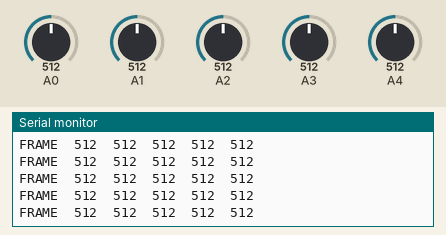
The program below on a simulated Arduino Uno, built with avr-gcc and run on an emulated ATmega328P. Parts: the last lines printed to the serial monitor. The test bench sets the inputs (shaded band); at power-on: A0 = 512, A2 = 512, A1 = 512, A3 = 512, A4 = 512.

Above: at 1.2 s.
1.3 s: A0 set to 107
At 2.1 s:
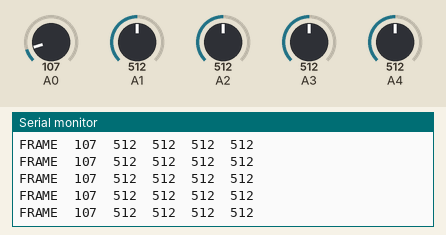
2.8 s: A0 set to 92
At 3.8 s:
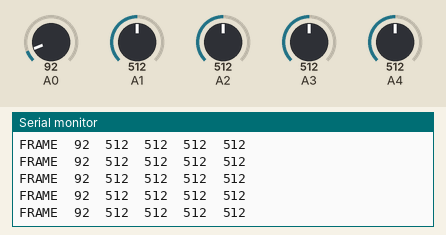
8.8 s: A2 set to 108
At 9.6 s:
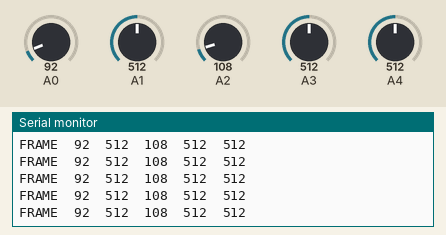
11.8 s: A2 set to 89
At 12.4 s:
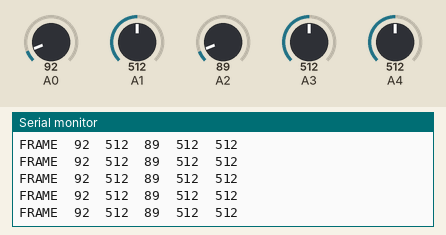
Timing chart, 0 to 14.8 s (numbered marks = the images above; inputs shaded):
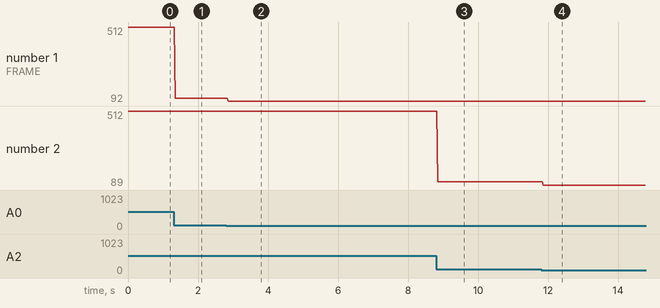

Measured:
- after the input at 1.3 s, the serial monitor: prints a new line after 0.05 s (image 1)
- after the input at 2.8 s, the serial monitor: prints a new line after 0.07 s (image 2)
- after the input at 8.8 s, the serial monitor: prints a new line after 0.05 s (image 3)
- after the input at 11.8 s, the serial monitor: prints a new line after 0.06 s (image 4)
- plotted number 1: 512 → 107 after the input at 1.3 s, 107 → 92 after the input at 2.8 s
- plotted number 2: 512 → 108 after the input at 8.8 s, 108 → 89 after the input at 11.8 s

The program:

main.cpp
```cpp
// ? Editor always prompts "Arduino.h" does not exist
#include <Arduino.h>

void setup()
{
    Serial.begin(9600);
}

void loop()
{
    // Obtain 5 voltages from analogue ports
    int voltages[5];
    voltages[0] = analogRead(A0);
    voltages[1] = analogRead(A1);
    voltages[2] = analogRead(A2);
    voltages[3] = analogRead(A3);
    voltages[4] = analogRead(A4);

    // Send 5 voltages to serial port
    char dataframe[100];
    sprintf(
        dataframe,
        "FRAME\t%d\t%d\t%d\t%d\t%d\n",
        voltages[0],
        voltages[1],
        voltages[2],
        voltages[3],
        voltages[4]
    );
    Serial.write(dataframe);

    delay(20);
}
```
